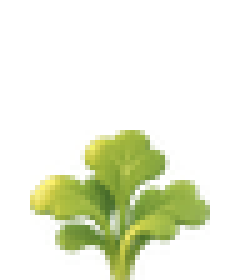
#> input picture game/assets/crops/crop_carrot_1.png, 48 x 56 px (shown 5 times larger)
$ python -i normalize.py   (imports and definitions only)
#> lines starting #> are read from the running program, lines starting #| are printed output that depends on the picture; after the words box and inside, x2 and y2 are one past the last pixel; in counts of white or black regions, pixels touching at a corner belong together
#> further down, picture is the input picture: PIL image 48x56 RGBA; mean R, G, B, A 37.8, 43.9, 15.7, 49.5
"""Turn the GPT-made PNGs (already transparent) into game-ready textures.

usage: python -E -P tools/art/normalize.py art/raw/incoming [preview.jpg]

For each entry in MANIFEST below:
  - alpha clean-up: near-opaque (>= 245) becomes fully opaque, near-empty (<= 8) fully empty;
    `fringe` entries also lose a 1-2 px white halo left by a white-background cut-out;
  - trim to the visible pixels, fit into the target box (keeps proportions),
    anchor at the bottom centre (things that stand on the ground) or the centre (icons);
  - write <name>.png at the box size (set ART_2X=1 to also write <name>@2x.png).
Crop strips (3 growth stages side by side) are split into 3 textures with one shared
scale, so the seedling stays small. The skill book is recoloured into 8 versions.
Ground textures go through the same seam blending as tools/art/seamless.py.
Finally game/src/data/art.js is (re)written: the texture keys BootScene loads.
"""
import sys, json, os
from pathlib import Path
import numpy as np
from PIL import Image, ImageFilter

# [1 line that did not run here, left out]
PREVIEW = Path(sys.argv[2]) if len(sys.argv) > 2 else None
ROOT = Path(__file__).resolve().parents[2]
ASSETS = ROOT / 'game/assets'

# (source, key, folder, (w, h) box at 1x, anchor 'bottom' | 'center', options)
FRINGE = {'fringe': True}
MANIFEST = [
  # characters and world props (box = size the old placeholder texture had, so placement code stays the same)
  ('player_down_idle_01', 'player', 'world', (48, 72), 'bottom', {}),
  ('mon_fog_idle_01', 'fogmonster', 'world', (84, 84), 'bottom', {}),
  ('prop_tree_01', 'tree', 'world', (96, 120), 'bottom', {}),
  ('prop_tree_02', 'tree_b', 'world', (88, 126), 'bottom', {}),
  ('prop_tree_03', 'tree_c', 'world', (84, 72), 'bottom', {}),
  ('prop_rock_01', 'rock', 'world', (56, 44), 'bottom', {}),
  ('prop_rock_02', 'rock_b', 'world', (62, 46), 'bottom', {}),
  ('prop_bush_berry', 'bush', 'world', (64, 54), 'bottom', {}),
  ('prop_grass_tuft', 'grass_tuft', 'world', (46, 42), 'bottom', {}),
  ('prop_crystal_ore', 'crystal', 'world', (62, 54), 'bottom', {}),
  ('prop_thorn', 'thorn', 'world', (72, 44), 'bottom', {}),
  ('prop_chest_closed', 'chest', 'world', (60, 50), 'bottom', {}),
  ('prop_chest_open', 'chest_open', 'world', (60, 54), 'bottom', {}),
  ('prop_lostbag', 'lostbag', 'world', (56, 56), 'bottom', {}),
  ('prop_tent', 'tent', 'world', (104, 92), 'bottom', {}),
  ('prop_airship', 'airship', 'world', (190, 150), 'bottom', {}),
  ('prop_seed_stand', 'seedstand', 'world', (76, 66), 'bottom', {}),
  ('prop_shipping_box', 'shipbox', 'world', (66, 60), 'bottom', {}),
  ('prop_storage', 'storage', 'world', (62, 56), 'bottom', {}),
  ('prop_campfire_lit', 'campfire_lit', 'world', (64, 58), 'bottom', {}),
  ('prop_campfire_out', 'campfire_out', 'world', (64, 58), 'bottom', {}),
  ('prop_bridge_rope', 'bridge_rope', 'world', (150, 100), 'center', {}),
  ('prop_bridge_broken', 'bridge_broken', 'world', (150, 100), 'center', {}),
  ('prop_bridge_fixed', 'bridge_fixed', 'world', (150, 100), 'center', {}),
  ('prop_dock', 'dock', 'world', (130, 90), 'bottom', {}),
  ('prop_lamp', 'lamp', 'world', (40, 96), 'bottom', {}),
  ('prop_fountain', 'fountain', 'world', (132, 110), 'bottom', {}),
  ('prop_board', 'board', 'world', (84, 84), 'bottom', {}),
  ('bld_cottage', 'bld_cottage', 'world', (204, 176), 'bottom', {}),
  ('bld_shop_granny', 'bld_shop_granny', 'world', (236, 210), 'bottom', {}),
  ('bld_workshop', 'bld_workshop', 'world', (236, 210), 'bottom', {}),
  ('bld_workshop_broken', 'bld_workshop_broken', 'world', (236, 210), 'bottom', {}),
  ('bld_lab', 'bld_lab', 'world', (236, 210), 'bottom', {}),
  ('bld_lab_broken', 'bld_lab_broken', 'world', (236, 210), 'bottom', {}),
  ('bld_inn', 'bld_inn', 'world', (236, 210), 'bottom', FRINGE),
  ('bld_inn_broken', 'bld_inn_broken', 'world', (236, 210), 'bottom', FRINGE),
  ('bld_market', 'bld_market', 'world', (236, 190), 'bottom', FRINGE),
  ('bld_market_broken', 'bld_market_broken', 'world', (236, 190), 'bottom', FRINGE),
  ('prop_lighthouse_off', 'lighthouse_off', 'world', (130, 200), 'bottom', {}),
  ('prop_lighthouse_on', 'lighthouse_on', 'world', (130, 200), 'bottom', {}),
  ('prop_lighthouse_dune_off', 'lighthouse_dune_off', 'world', (130, 200), 'bottom', {}),
  ('prop_lighthouse_dune_on', 'lighthouse_dune_on', 'world', (130, 200), 'bottom', {}),
  ('prop_cactus', 'cactus', 'world', (64, 80), 'bottom', {}),
  ('prop_sandrock', 'sandrock', 'world', (62, 50), 'bottom', {}),
  ('prop_palm', 'palm', 'world', (96, 130), 'bottom', {}),
  ('boss_mistwood_idle_01', 'boss_mistwood', 'world', (160, 160), 'bottom', {}),
  ('boss_dune_idle_01', 'boss_dune', 'world', (170, 160), 'bottom', {}),
  # residents: small one for the town map, big one for the resident panel
  ('npc_granny', 'npc_granny', 'npcs', (60, 90), 'bottom', {}),
  ('npc_ali', 'npc_ali', 'npcs', (60, 90), 'bottom', {}),
  ('npc_lumi', 'npc_lumi', 'npcs', (60, 90), 'bottom', {}),
  ('npc_innkeeper', 'npc_innkeeper', 'npcs', (60, 90), 'bottom', FRINGE),
  ('npc_granny', 'npc_granny_big', 'npcs', (120, 180), 'bottom', {}),
  ('npc_ali', 'npc_ali_big', 'npcs', (120, 180), 'bottom', {}),
  ('npc_lumi', 'npc_lumi_big', 'npcs', (120, 180), 'bottom', {}),
  ('npc_innkeeper', 'npc_innkeeper_big', 'npcs', (120, 180), 'bottom', FRINGE),
  # pets: same 256 box as the existing idle images
  ('pet_acorn_evo_idle_01', 'pet_acorn_evo', 'pets', (256, 256), 'bottom', {}),
  ('pet_shark_evo_idle_01', 'pet_shark_evo', 'pets', (256, 256), 'bottom', {}),
  ('pet_pup_evo_idle_01', 'pet_pup_evo', 'pets', (256, 256), 'bottom', {}),
  ('pet_fox_evo_idle_01', 'pet_fox_evo', 'pets', (256, 256), 'bottom', {}),
  ('pet_starbear_evo_idle_01', 'pet_starbear_evo', 'pets', (256, 256), 'bottom', {}),
  ('pet_shadecat_evo_idle_01', 'pet_shadecat_evo', 'pets', (256, 256), 'bottom', {}),
  ('pet_new_camel_idle_01', 'pet_camel', 'pets', (256, 256), 'bottom', {}),
  ('pet_new_cactusbunny_idle_01', 'pet_cactusbunny', 'pets', (256, 256), 'bottom', FRINGE),
  ('pet_new_sundial_idle_01', 'pet_sundial', 'pets', (256, 256), 'bottom', FRINGE),
  # furniture (room sprite at the old placeholder size) + its bag icon
  ('furn_bed', 'bed', 'furniture', (96, 100), 'bottom', {}),
  ('furn_chair', 'furn_chair', 'furniture', (48, 60), 'bottom', {}),
  ('furn_table', 'furn_table', 'furniture', (96, 64), 'bottom', {}),
  ('furn_plant', 'furn_plant', 'furniture', (48, 64), 'bottom', {}),
  ('furn_rug', 'furn_rug', 'furniture', (96, 96), 'center', {}),
  ('furn_shelf', 'furn_shelf', 'furniture', (96, 100), 'bottom', {}),
  ('furn_lamp', 'furn_lamp', 'furniture', (48, 80), 'bottom', {}),
  ('furn_chime', 'furn_chime', 'furniture', (48, 80), 'bottom', {}),
  ('furn_horse', 'furn_horse', 'furniture', (60, 56), 'bottom', {}),
  ('furn_petbed', 'furn_petbed', 'furniture', (96, 56), 'bottom', {}),
]
ICONS = ['item_wood', 'item_stone', 'item_grass', 'item_crystal', 'item_cloth', 'item_axe', 'item_pickaxe', 'item_hoe', 'item_can', 'item_torch',
         'item_berry', 'item_berry_roast', 'item_fish', 'item_fish_roast', 'item_soup', 'item_carrot', 'item_strawberry', 'item_sunflower', 'item_starwheat', 'item_pumpkin',
         'item_seed_carrot', 'item_seed_strawberry', 'item_seed_sunflower', 'item_seed_starwheat', 'item_seed_pumpkin',
         'item_evo_forest', 'item_evo_water', 'item_evo_fire', 'item_evo_light', 'item_evo_dark', 'item_foxwick', 'item_fox_bell', 'item_bigbag']
# [4 lines not run here, left out]
# skill book: one painting, eight cover colours (book id → colour)
BOOKS = {'bubble': (61, 127, 184), 'ember': (217, 87, 43), 'leafy': (79, 125, 58), 'twinkle': (201, 154, 30),
         'shadow': (122, 74, 160), 'heal': (232, 120, 150), 'shell': (150, 104, 60), 'puff': (120, 186, 196)}
CROPS = ['carrot', 'strawberry', 'sunflower', 'starwheat', 'pumpkin']
TILES = [('tile_soil', 'soil', 96), ('tile_soil_wet', 'soil_wet', 96), ('tile_sand', 'sand', 384)]


# [7 lines left out: function load, not called in this run]


def defringe(im):
    """Remove the light halo of a white-background cut-out: shrink the alpha by
    2 px and fade edge pixels that are still almost white."""
    a = im.getchannel('A')
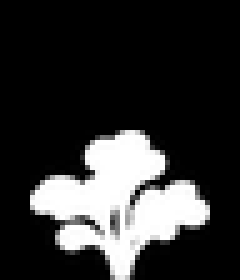
#> a: PIL image 48x56 L (shown 5 times larger); min 0, max 255, mean 49.5
    a = a.filter(ImageFilter.MinFilter(3)).filter(ImageFilter.MinFilter(3))
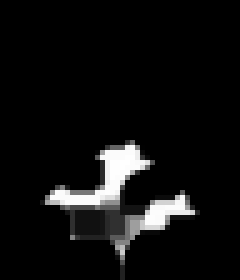
#> a: PIL image 48x56 L (shown 5 times larger); min 0, max 255, mean 15.4
    arr = np.asarray(im).astype(np.int16).copy()
    na = np.asarray(a).astype(np.int16)
    inner = np.asarray(a.filter(ImageFilter.MinFilter(3))).astype(np.int16)
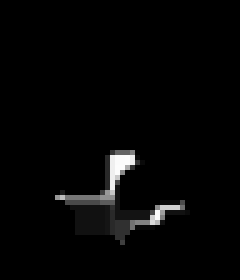
#> inner: shape (56, 48) int16 (shown 5 times larger); min 0, max 252, mean 5.2
    edge = (na > 0) & (inner < 255)
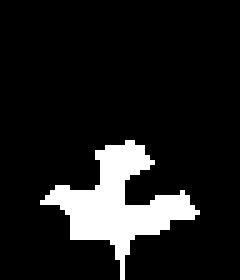
#> edge: shape (56, 48) bool (shown 5 times larger); 11.5% white; 1 white region, box (x1, y1, x2, y2) and area: (8, 28, 40, 56) 310
    rgb = arr[..., :3]
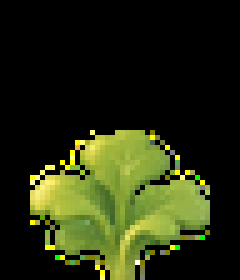
#> rgb: shape (56, 48, 3) int16 (shown 5 times larger); mean R, G, B 37.8, 43.9, 15.7
    whiteish = (rgb.min(axis=2) > 205) & (rgb.max(axis=2) - rgb.min(axis=2) < 40)
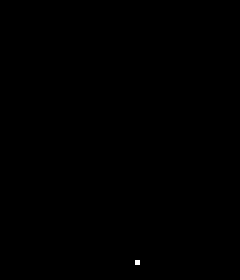
#> whiteish: shape (56, 48) bool (shown 5 times larger); 0.04% white in thin lines or dots, all inside (x1, y1, x2, y2) = (27, 52, 28, 53)
    na = np.where(edge & whiteish, na // 3, na)
    arr[..., 3] = na
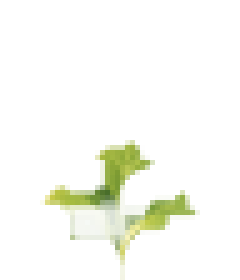
#> arr: shape (56, 48, 4) int16 (shown 5 times larger); mean R, G, B, A 37.8, 43.9, 15.7, 15.4; transparent parts drawn white
    return Image.fromarray(arr.astype(np.uint8), 'RGBA')


def trim(im):
    bb = im.getchannel('A').point(lambda v: 255 if v > 16 else 0).getbbox()
    return im.crop(bb) if bb else im


# [73 lines left out: functions fit, save, recolor_book, split_strip, seamless, not called in this run]


art = {}
previews = []
# [28 lines not run here, left out]

js = ['// Generated by tools/art/normalize.py — texture key → image (loaded by BootScene).',
      '// Keys that also have a code-drawn placeholder replace it; do not edit by hand.',
      'export const ART = ' + json.dumps(art, ensure_ascii=False, indent=2) + ';', '']
# [13 lines not run here, left out]

>>> from PIL import Image
>>> picture = Image.open('../../game/assets/crops/crop_carrot_1.png')
>>> result = defringe(picture)
